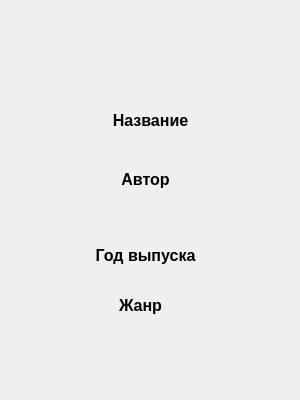
<?xml version="1.0" encoding="UTF-8"?>
<ui version="4.0">
 <class>MainWindow</class>
 <widget class="QMainWindow" name="MainWindow">
  <property name="geometry">
   <rect>
    <x>0</x>
    <y>0</y>
    <width>300</width>
    <height>400</height>
   </rect>
  </property>
  <property name="minimumSize">
   <size>
    <width>300</width>
    <height>400</height>
   </size>
  </property>
  <property name="maximumSize">
   <size>
    <width>300</width>
    <height>400</height>
   </size>
  </property>
  <property name="font">
   <font>
    <pointsize>12</pointsize>
   </font>
  </property>
  <property name="windowTitle">
   <string>Информация о произведении</string>
  </property>
  <widget class="QWidget" name="centralwidget">
   <widget class="QLabel" name="label">
    <property name="geometry">
     <rect>
      <x>100</x>
      <y>0</y>
      <width>100</width>
      <height>100</height>
     </rect>
    </property>
    <property name="text">
     <string/>
    </property>
   </widget>
   <widget class="QLabel" name="label_2">
    <property name="geometry">
     <rect>
      <x>0</x>
      <y>110</y>
      <width>301</width>
      <height>20</height>
     </rect>
    </property>
    <property name="font">
     <font>
      <pointsize>12</pointsize>
      <weight>75</weight>
      <bold>true</bold>
     </font>
    </property>
    <property name="text">
     <string>Название</string>
    </property>
    <property name="alignment">
     <set>Qt::AlignCenter</set>
    </property>
   </widget>
   <widget class="QLabel" name="title">
    <property name="geometry">
     <rect>
      <x>0</x>
      <y>130</y>
      <width>291</width>
      <height>31</height>
     </rect>
    </property>
    <property name="font">
     <font>
      <pointsize>12</pointsize>
     </font>
    </property>
    <property name="text">
     <string/>
    </property>
    <property name="alignment">
     <set>Qt::AlignCenter</set>
    </property>
   </widget>
   <widget class="QLabel" name="label_4">
    <property name="geometry">
     <rect>
      <x>20</x>
      <y>170</y>
      <width>251</width>
      <height>31</height>
     </rect>
    </property>
    <property name="font">
     <font>
      <weight>75</weight>
      <bold>true</bold>
     </font>
    </property>
    <property name="text">
     <string>Автор</string>
    </property>
    <property name="alignment">
     <set>Qt::AlignHCenter|Qt::AlignTop</set>
    </property>
   </widget>
   <widget class="QLabel" name="author">
    <property name="geometry">
     <rect>
      <x>30</x>
      <y>200</y>
      <width>221</width>
      <height>31</height>
     </rect>
    </property>
    <property name="text">
     <string/>
    </property>
    <property name="alignment">
     <set>Qt::AlignCenter</set>
    </property>
   </widget>
   <widget class="QLabel" name="label_6">
    <property name="geometry">
     <rect>
      <x>40</x>
      <y>245</y>
      <width>211</width>
      <height>21</height>
     </rect>
    </property>
    <property name="font">
     <font>
      <weight>75</weight>
      <bold>true</bold>
     </font>
    </property>
    <property name="text">
     <string>Год выпуска</string>
    </property>
    <property name="alignment">
     <set>Qt::AlignCenter</set>
    </property>
   </widget>
   <widget class="QLabel" name="year">
    <property name="geometry">
     <rect>
      <x>30</x>
      <y>270</y>
      <width>221</width>
      <height>21</height>
     </rect>
    </property>
    <property name="text">
     <string/>
    </property>
    <property name="alignment">
     <set>Qt::AlignCenter</set>
    </property>
   </widget>
   <widget class="QLabel" name="label_8">
    <property name="geometry">
     <rect>
      <x>40</x>
      <y>290</y>
      <width>201</width>
      <height>31</height>
     </rect>
    </property>
    <property name="font">
     <font>
      <weight>75</weight>
      <bold>true</bold>
     </font>
    </property>
    <property name="text">
     <string>Жанр</string>
    </property>
    <property name="alignment">
     <set>Qt::AlignCenter</set>
    </property>
   </widget>
   <widget class="QLabel" name="genre">
    <property name="geometry">
     <rect>
      <x>50</x>
      <y>330</y>
      <width>191</width>
      <height>31</height>
     </rect>
    </property>
    <property name="text">
     <string/>
    </property>
    <property name="alignment">
     <set>Qt::AlignCenter</set>
    </property>
   </widget>
  </widget>
 </widget>
 <resources/>
 <connections/>
</ui>
